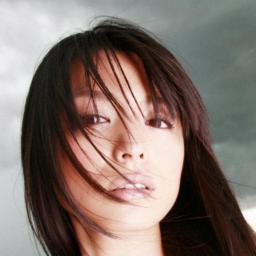
#> input picture srffmg/celeba_hq_resized/00278.jpg, 256 x 256 px, given as the content of the folder Dataset/train_Set, which was not available
$ jupyter execute --allow-errors data_prep.ipynb
#> lines starting #> are read from the running program, lines starting #| are printed output that depends on the picture; pictures that were not available may be replaced by others from this repository, and a replacement may not be noted
[cell 1]
#https://dl.acm.org/doi/10.1145/3485132#Bib0055

[cell 2]
import numpy as np
import os
from pathlib import Path
import cv2
from multiprocessing import Pool
import tqdm
import pathlib
import random, glob, shutil

[cell 3]
dirs = os.listdir("celeba_hq_resized")
train = os.listdir("Dataset/train_Set")
test = os.listdir("Dataset/test_Set")
val = os.listdir("Dataset/val_Set")

#> (a cell that did not finish here is left out)

[cell 5]
import os
import random
import shutil

def split_images(source_folder, folder1, folder2, folder3, ratio):
    # Create the destination folders if they don't exist
#> called with source_folder = 'celeba_hq_resized', folder1 = 'Dataset/train_Set', folder2 = 'Dataset/test_Set', folder3 = 'Dataset/val_Set'
    os.makedirs(folder1, exist_ok=True)
    os.makedirs(folder2, exist_ok=True)
    os.makedirs(folder3, exist_ok=True)

    # Get a list of all image files in the source folder
    image_files = [file for file in os.listdir(source_folder) if file.endswith(('.jpg', '.jpeg', '.png'))]

    # Shuffle the image files
    random.shuffle(image_files)

    total_images = len(image_files)
    num_folder1 = int(total_images * ratio[0] / 100)
    num_folder2 = int(total_images * ratio[1] / 100)

    # Copy images to folder 1
    for image in image_files[:num_folder1]:
        source_path = os.path.join(source_folder, image)
        destination_path = os.path.join(folder1, image)
        shutil.copyfile(source_path, destination_path)
        print(f"Copied to folder 1: {image}")

    # Copy images to folder 2
    for image in image_files[num_folder1:num_folder1+num_folder2]:
        source_path = os.path.join(source_folder, image)
        destination_path = os.path.join(folder2, image)
        shutil.copyfile(source_path, destination_path)
        print(f"Copied to folder 2: {image}")

    # Copy images to folder 3
    for image in image_files[num_folder1+num_folder2:]:
        source_path = os.path.join(source_folder, image)
        destination_path = os.path.join(folder3, image)
        shutil.copyfile(source_path, destination_path)
        print(f"Copied to folder 3: {image}")

    print("Image splitting completed.")

# Example usage
source_folder = "celeba_hq_resized"
folder1 = "Dataset/train_Set"
folder2 = "Dataset/test_Set"
folder3 = "Dataset/val_Set"
ratio = [70, 20, 10]

split_images(source_folder, folder1, folder2, folder3, ratio)

[cell 6]
def resize_images(source_folder, destination_folder, target_size):
    # Create the destination folder if it doesn't exist
#> called with source_folder = 'Dataset/train_Set/HR', target_size = (74, 74)
    os.makedirs(destination_folder, exist_ok=True)

    # Get a list of all image files in the source folder
    image_files = [file for file in os.listdir(source_folder) if file.endswith(('.jpg', '.jpeg', '.png'))]

    for image_file in image_files:
        # Read the image
        image_path = os.path.join(source_folder, image_file)
        image = cv2.imread(image_path)
#> image is the input picture: shape (256, 256, 3); mean B, G, R 106.6, 113.4, 127.9

        # Resize the image
        resized_image = cv2.resize(image, target_size)
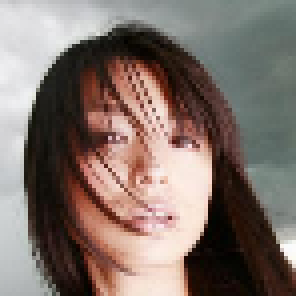
#> resized_image: shape (74, 74, 3) (shown 4 times larger); mean B, G, R 106.5, 113.3, 127.8

        # Save the resized image to the destination folder
        destination_path = os.path.join(destination_folder, image_file)
        cv2.imwrite(destination_path, resized_image)
        print(f"Resized and saved: {image_file}")

    print("Image resizing and saving completed.")

[cell 7]
source_folder = "Dataset/train_Set/HR"
destination_folder = "Dataset/tdata = tl.files.load_npy_to_any(name='test.npy')rain_Set/LR74"
target_size = (74, 74)
resize_images(source_folder, destination_folder, target_size)

[cell 8]
source_folder = "Dataset/train_Set/HR"
destination_folder = "Dataset/train_Set/LR50"
target_size = (50, 50)
resize_images(source_folder, destination_folder, target_size)
#> call 2 of resize_images, with source_folder = 'Dataset/train_Set/HR', destination_folder = 'Dataset/train_Set/LR50', target_size = (50, 50)
#> in resize_images (call 2), `resized_image = cv2.resize(image, target_size)`:
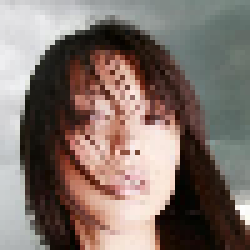
#> resized_image: shape (50, 50, 3) (shown 5 times larger); mean B, G, R 106.6, 113.4, 127.9

[cell 9]
source_folder = "Dataset/train_Set/HR"
destination_folder = "Dataset/train_Set/LR35"
target_size = (35, 35)
resize_images(source_folder, destination_folder, target_size)
#> call 3 of resize_images, with source_folder = 'Dataset/train_Set/HR', destination_folder = 'Dataset/train_Set/LR35', target_size = (35, 35)
#> in resize_images (call 3), `resized_image = cv2.resize(image, target_size)`:
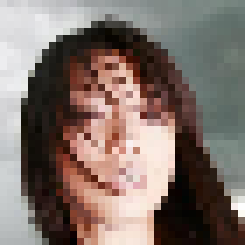
#> resized_image: shape (35, 35, 3) (shown 7 times larger); mean B, G, R 106.7, 113.5, 128

[cell 10]
def apply_gaussian_blur(source_directory, destination_directory, k):
    # Create the destination directory if it doesn't exist
#> called with source_directory = 'Dataset/test_Set/HR', destination_directory = 'test_Outputs/3', k = 3
    os.makedirs(destination_directory, exist_ok=True)

    # Get a list of all image files in the source directory
    image_files = [file for file in os.listdir(source_directory) if file.endswith(('.jpg', '.jpeg', '.png'))]

    # Apply Gaussian blur to each image and save in the destination directory
    for image_file in image_files:
        source_path = os.path.join(source_directory, image_file)
        destination_path = os.path.join(destination_directory, image_file)

        # Read the image
        image = cv2.imread(source_path)

        # Apply Gaussian blur with kernel size k
        blurred_image = cv2.GaussianBlur(image, (k, k), 0)

        # Save the blurred image
        cv2.imwrite(destination_path, blurred_image)

        print(f"Blurred image saved: {destination_path}")

    print("Gaussian blur applied to all images.")

$ run again, on srffmg/celeba_hq_resized/01928.jpg
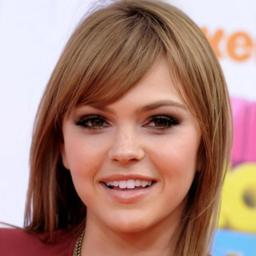
#> input picture srffmg/celeba_hq_resized/01928.jpg, 256 x 256 px, given as the content of the folder Dataset/train_Set, which was not available
#> in resize_images, image is the input picture: shape (256, 256, 3); mean B, G, R 120.7, 132.2, 170.6
#> in resize_images, `resized_image = cv2.resize(image, target_size)`:
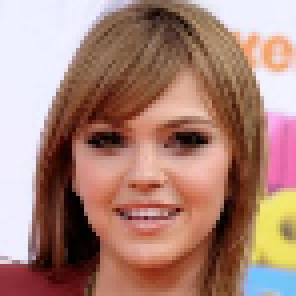
#> resized_image: shape (74, 74, 3) (shown 4 times larger); mean B, G, R 120.6, 132.1, 170.5
#> resized_image: shape (50, 50, 3)
#> in resize_images (call 3), `resized_image = cv2.resize(image, target_size)`:
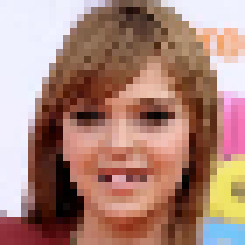
#> resized_image: shape (35, 35, 3) (shown 7 times larger); mean B, G, R 120.2, 131.7, 170.2

$ run again, on srffmg/celeba_hq_resized/01935.jpg
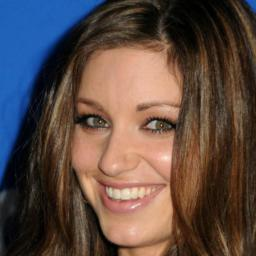
#> input picture srffmg/celeba_hq_resized/01935.jpg, 256 x 256 px, given as the content of the folder Dataset/train_Set, which was not available
#> in resize_images, image is the input picture: shape (256, 256, 3); mean B, G, R 68.7, 74.7, 92
#> in resize_images, `resized_image = cv2.resize(image, target_size)`:
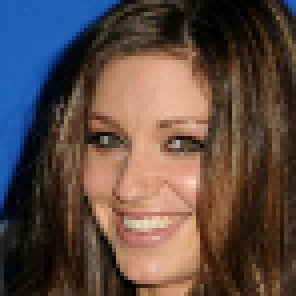
#> resized_image: shape (74, 74, 3) (shown 4 times larger); mean B, G, R 68.6, 74.6, 91.9
#> resized_image: shape (50, 50, 3)
#> in resize_images (call 3), `resized_image = cv2.resize(image, target_size)`:
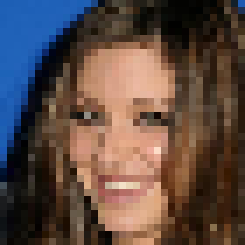
#> resized_image: shape (35, 35, 3) (shown 7 times larger); mean B, G, R 68.4, 74.5, 91.7

$ run again, on srffmg/celeba_hq_resized/02110.jpg
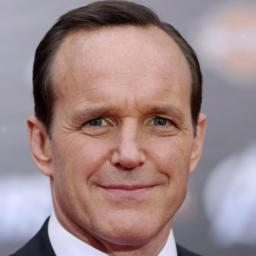
#> input picture srffmg/celeba_hq_resized/02110.jpg, 256 x 256 px, given as the content of the folder Dataset/train_Set, which was not available
#> in resize_images, image is the input picture: shape (256, 256, 3); mean B, G, R 135.5, 134.1, 157
#> in resize_images, `resized_image = cv2.resize(image, target_size)`:
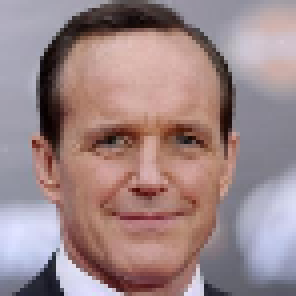
#> resized_image: shape (74, 74, 3) (shown 4 times larger); mean B, G, R 135.4, 134, 156.9
#> resized_image: shape (50, 50, 3)
#> in resize_images (call 3), `resized_image = cv2.resize(image, target_size)`:
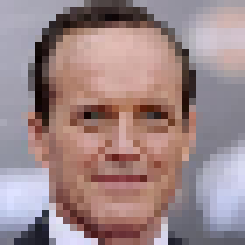
#> resized_image: shape (35, 35, 3) (shown 7 times larger); mean B, G, R 135.2, 133.8, 156.7
